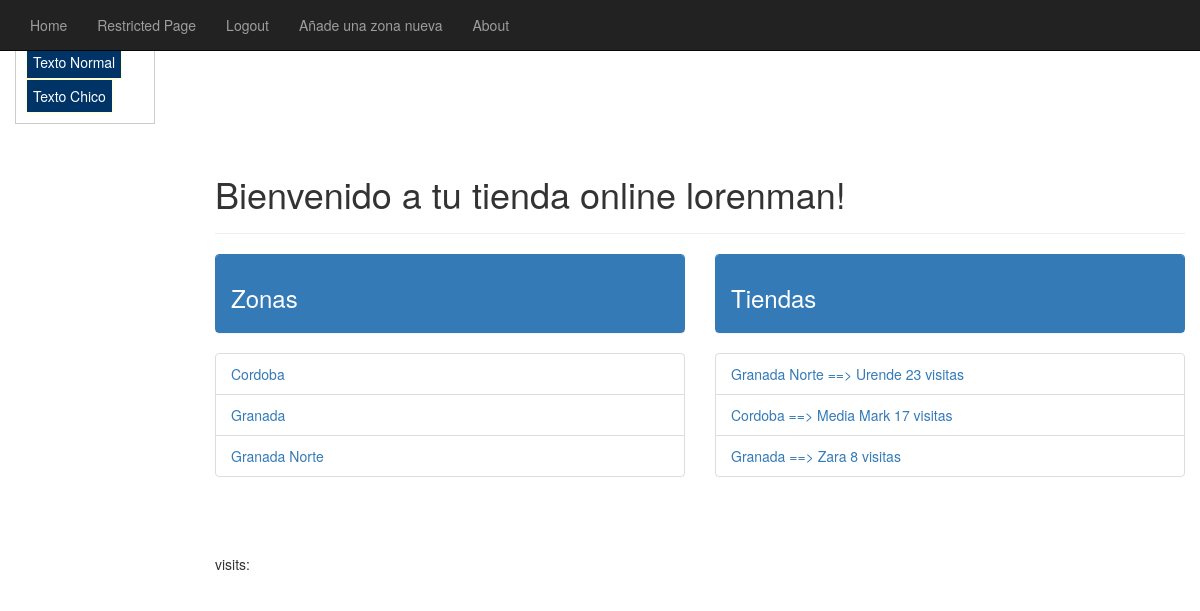
/tiendas/ (signed in), run on the app's committed database.
### apps/tiendas/models.py (models this page shows, shortened)
class Zona(models.Model):
    nombre = models.CharField(max_length=128,unique=True)
    localizacion = models.CharField(max_length=128, unique=True)
    views = models.IntegerField(default=0)
    slug = models.SlugField(default=0)

class Tienda(models.Model):
    nombre = models.CharField(max_length=128,unique=True)
    calle = models.CharField(max_length=128,unique=True)
    zona = models.ForeignKey(Zona,null=True)
    imagen = models.ImageField(upload_to='tmp/', blank=True)
    views = models.IntegerField(default=0)
    slug = models.SlugField(default=0)

### apps/tiendas/views.py (the view)
# urls.py: url(r'^' , 'apps.tiendas.views.inicio', name="index"),
@login_required
def inicio(request):
    zona_list = Zona.objects.order_by('nombre')[:5] #orden ascendente a-z, orden descendente z-a con ('-nombre')
    tiendas = Tienda.objects.order_by('-views')[:3]
    context_dict = {'zonas': zona_list, 'tiendas': tiendas}
    return render(request, 'tiendas/index.html', context_dict)

### templates/tiendas/index.html (shortened to what this page needs)
{% extends "tiendas/base.html" %}
{% load staticfiles %}
{% block body_block %}
{% if user.is_authenticated %}
<div class="page-header">
  <h1>Bienvenido a tu tienda online {{ user.username }}!</h1>
  {% else %}
  <h1>Necesitas loguearte para poder usar la página</h1>
  {% endif %}
</div>
<div class="row placeholders">
  <div class="col-xs-12 col-sm-6 placeholder">
    <div class="panel panel-primary">
      <div class="panel-heading">
        <h3><p>Zonas</p></h3>
      </div>
    </div>
    {% if zonas %}
    <ul class="list-group">
      {% for zona in zonas %}
      <li class="list-group-item"><a href="{% url 'tienda'  zona.slug %}">{{ zona.nombre }}</a></li>
      {% endfor %}
    </ul>
    {% else %}
    <strong>No hay zonas disponibles.</strong>
    {% endif %}
  </div>
  <div class="col-xs-12 col-sm-6 placeholder">
    <div class="panel panel-primary">
      <div class="panel-heading">
        <h3>Tiendas</h3>
      </div>
    </div>
    {% if tiendas %}
    <ul class="list-group">
      {% for tienda in tiendas %}
      <li class="list-group-item"><a href="{% url 'au_v_tienda' tienda.slug %}">{{ tienda.zona.nombre }} ==> {{ tienda.nombre }}  {{ tienda.views }} visitas</a></li>
      {% endfor %}
    </ul>
    {% else %}
    <strong>No hay tiendas disponibles.</strong>
    {% endif %}
  </div>
  <div id="container" style="height: 300px"></div>
</div>
<p> visits: {{ visits }}</p>
{% endblock %}

### static/css/main.css (style rules this page uses)
body { font-size:12px; background-color:#FFFAE6; font-family:Arial, Helvetica, sans-serif; }

### data on the page
Zona: nombre "Cordoba"
Zona: nombre "Granada"
Zona: nombre "Granada Norte"
Tienda: zona.nombre "Granada Norte", nombre "Urende", views "23"
Tienda: zona.nombre "Cordoba", nombre "Media Mark", views "17"
Tienda: zona.nombre "Granada", nombre "Zara", views "8"

### other printed values
{{ user.username }} "lorenman"
